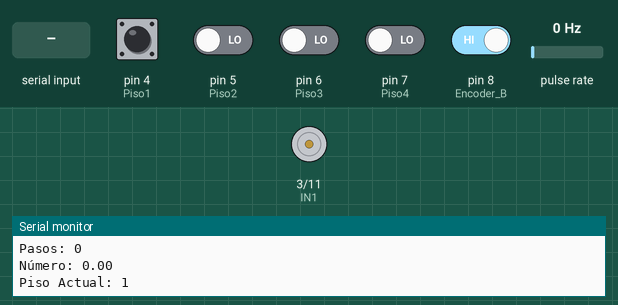
Simulated run of this sketch. Board: Arduino Uno, built with avr-gcc and run on an emulated ATmega328P. On the bench: motor-driver pin pairs drawn as motors (green arrow = first pin HIGH = forward, orange = second pin HIGH = backward, longer = more drive), the last lines printed to the serial monitor. Wiring (inferred from the names in the program): pulse sensor: data pin 2. Inputs (shaded band) come from the test bench; at power-on: pin 8 (Encoder_B) HIGH, pin 4 (Piso1), pin 5 (Piso2), pin 6 (Piso3), pin 7 (Piso4) LOW, pulse rate 0 Hz.

Above: at 1.2 s.
1.3 s: "5\n" received over Serial
At 1.7 s:
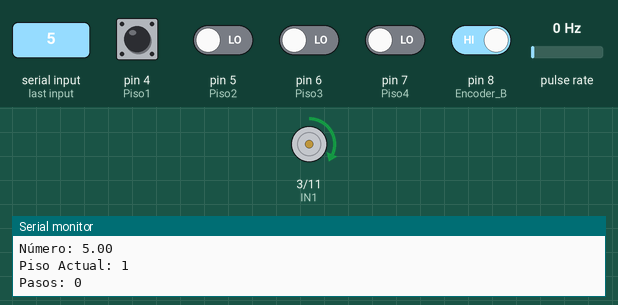
At 4.1 s:
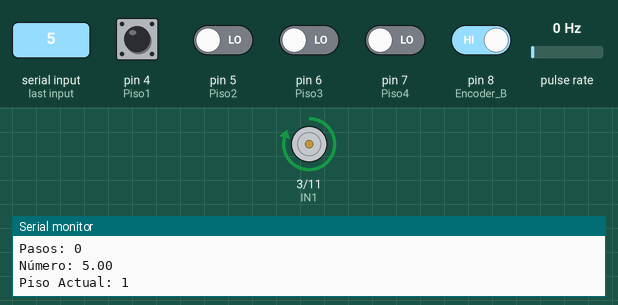
4.3 s: pin 5 (Piso2) driven HIGH
5.9 s: pin 4 (Piso1) pulsed HIGH 5 times (0.12 s each, 0.3 s apart)
Timing chart, 0 to 8.9 s (numbered marks = the images above; inputs shaded):
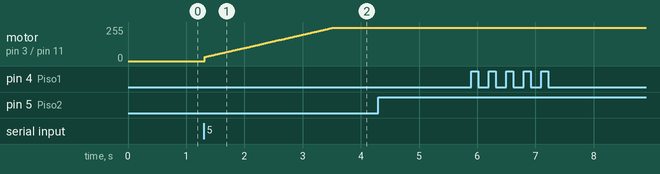

The sketch:

ControlPIDMotorV2.2.ino.ino
```cpp
#include <PinChangeInterrupt.h>
#include <PinChangeInterruptBoards.h>
#include <PinChangeInterruptPins.h>
#include <PinChangeInterruptSettings.h>
#include <TimerOne.h>

#define Encoder      2 // Quadrature encoder A pin
#define Encoder_B    8
#define IN1          3
#define IN2          11
#define END_stop1    13
#define Piso1        4
#define Piso2        5
#define Piso3        6
#define Piso4        7
//-------Variables Controlador-------------
float kp = 6;
float ki = 0.02, kd = 0.02;
float numero;
float input, output, setpoint;
float iTerm = 0, lastInput = 0, dInput = 0, error = 0;
int outMin = -250, outMax = 250;
int sampleTime = 10; // This value is in milliseconds
//----------------------------------------
volatile long encoderPos = 0;
volatile long lastEncoderPos = 0; // Variable to store the previous encoder position
//----------------------------------------
const int VALOR_PISO_1 = 1;
const int VALOR_PISO_2 = 2900;
const int VALOR_PISO_3 = 5600;
const int VALOR_PISO_4 = 8300;
int pisoActual = 1;
int pisoObjetivo = 1;
//----------------------------------------
void setup() {
  Serial.begin(115200);
  pinMode(Encoder, INPUT);
  pinMode(Encoder_B, INPUT);
  pinMode(END_stop1, INPUT);
  pinMode(Piso1, INPUT);
  pinMode(Piso2, INPUT);
  pinMode(Piso3, INPUT);
  pinMode(Piso4, INPUT);
  //----------------------------------------
  attachPCINT(digitalPinToPCINT(Encoder), encoder, CHANGE); // Detect both rising and falling edges
  attachPCINT(digitalPinToPCINT(Encoder_B), encoder, CHANGE);
  //----------------------------------------
  Timer1.initialize(sampleTime * 1000); // Setup Timer1
  Timer1.attachInterrupt(moveTo);
}

void loop() {
  Serial.print("Pasos: ");
  Serial.println(encoderPos);

  if (Serial.available() > 0) {
    int nuevoNumero = Serial.parseInt();
    if (nuevoNumero != 0) {
      numero = nuevoNumero;
      Serial.print("Número recibido: ");
      Serial.println(numero);
    }
  }
  Serial.print("Número: ");
  Serial.println(numero);
  Seleccionar();
  delay(100);
}

void encoder() {
  int MSB = digitalRead(Encoder);
  int LSB = digitalRead(Encoder_B);
  int encoded = (MSB << 1) | LSB;
  int sum = (lastEncoderPos << 2) | encoded;

  if (sum == 0b1101 || sum == 0b0100 || sum == 0b0010 || sum == 0b1011) {
    encoderPos++;
  } else if (sum == 0b1110 || sum == 0b0111 || sum == 0b0001 || sum == 0b1000) {
    encoderPos--;
  }

  lastEncoderPos = encoded; // Update the last encoder position
}

void moveTo() {
  setpoint = numero;
  input = encoderPos;
  error = setpoint - input;
  iTerm += ki * error * sampleTime;
  if (iTerm > outMax) iTerm = outMax;
  else if (iTerm < outMin) iTerm = outMin;
  dInput = (input - lastInput) / sampleTime;
  output = kp * error + iTerm - kd * dInput;
  if (output > outMax) output = outMax;
  else if (output < outMin) output = outMin;
  lastInput = input;
  pwmOut(output);
}

void pwmOut(int out) {
  if (out > 0) {
    analogWrite(IN1, out);
    analogWrite(IN2, 0);
  } else {
    analogWrite(IN1, 0);
    analogWrite(IN2, abs(out));
  }
}

void Seleccionar(){
  if (digitalRead(Piso1) == HIGH) {
    numero = VALOR_PISO_1;
    pisoObjetivo=1;
  } else if (digitalRead(Piso2) == HIGH) {
    numero = VALOR_PISO_2;
    pisoObjetivo=2;
  } else if (digitalRead(Piso3) == HIGH) {
    numero = VALOR_PISO_3;
    pisoObjetivo=3;
  } else if (digitalRead(Piso4) == HIGH) {
    numero = VALOR_PISO_4;
    pisoObjetivo=4;
  }
  int rangoMaximo=numero+10;
  int rangoMinimo=numero-10;
  pisoActual=encoderPos;
  if(pisoActual>=rangoMinimo && pisoActual<=rangoMaximo){
    Serial.print("Piso Actual: ");Serial.println(pisoObjetivo);
  }
  else{
    Serial.println("Esperando llegar al Piso Seleccionado");
  }

}
```

Measured:
- after the input at 1.3 s, motor on pin 3 (IN1) / pin 11 (IN2): moves from stopped to forward 250/255 over 2.2 s, starting at once
